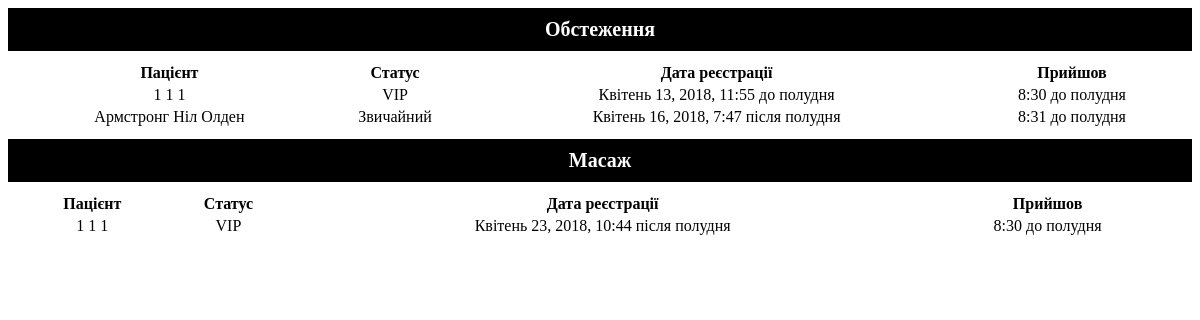
Before: /queue/ with the older database file.
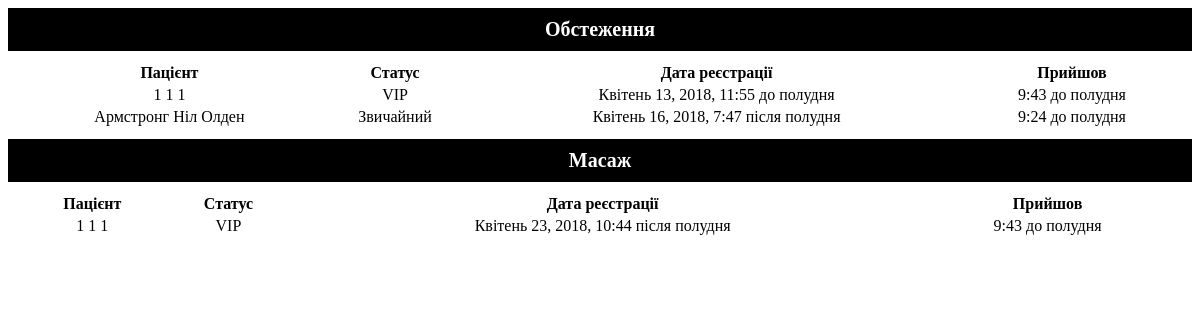
After: the same page with the newer database file.
### hospital_queue_app/models.py (models this page shows, shortened)
class Procedure(models.Model):
    name = models.CharField(max_length=100, verbose_name="Назва процедури")
    doctors = models.ManyToManyField(Doctor, verbose_name="Лікарі які проводять процедуру")
    incompatible_procedures = models.ManyToManyField('Procedure', verbose_name="Несумісні процедури", blank=True)
    available_to_registrars = models.BooleanField(verbose_name="Дана професія є доступною для реєстраторів",
                                                  default=False)
    cost = models.FloatField(verbose_name="Вартість процедури", default=0.0)
    class Meta:
        verbose_name_plural = "Проседури"
        verbose_name = "процедура"

class Heap(models.Model):
    patient = models.ForeignKey(Patient, on_delete=models.CASCADE, verbose_name="Пацієнт")
    procedure = models.ForeignKey(Procedure, on_delete=models.SET_NULL, null=True, blank=True, verbose_name="Процедура")
    procedure_count = models.SmallIntegerField(verbose_name="Кількість сеансів", default=1)
    procedure_finished_count = models.SmallIntegerField(verbose_name="Кількість завершених сеансів",
                                                        default=0)
    doctor = models.ForeignKey(
        Doctor,
        on_delete=models.SET_NULL,
        null=True, blank=True,
        verbose_name="Лікар",
    )
    creation_time = models.DateTimeField(verbose_name="Час додавання в чергу", auto_now_add=True, blank=True)
    first_seance_time = models.DateTimeField(verbose_name="Час сеансу", auto_now_add=True, blank=True)
    class Meta:
        verbose_name_plural = "Записи"
        verbose_name = "запис"
        unique_together = ('patient', 'procedure',)

class Patient(AbstractBaseUser):
    USERNAME_FIELD = 'email'
    email = models.EmailField(max_length=255, verbose_name="Електронна адреса", unique=True)
    surname = models.CharField(max_length=255, verbose_name="Прізвище")
    name = models.CharField(max_length=255, verbose_name="Ім'я")
    father_name = models.CharField(max_length=255, verbose_name="По-Батькові")
    date_of_birth = models.DateField(verbose_name="Дата народження")
    phone = models.CharField(max_length=20, verbose_name="Номер мобільного")
    patient_status = models.IntegerField(choices=PATIENT_STATUSES, default=1)
    patient_present_state = models.SmallIntegerField(verbose_name="Стан присутністі пацієнта", default=1,
                                                     choices=PATIENT_STATES)
    patient_present_time = models.DateTimeField(verbose_name="Час появи в черзі", auto_now_add=True)
    balance_of_funds = models.FloatField(verbose_name="Баланс коштів", default=0.0)
    class Meta:
        verbose_name_plural = "Пацієнти"
        verbose_name = "пацієнт"
    def __str__(self):
        return self.surname + " " + self.name + " " + self.father_name

### hospital_queue_app/views.py (the view)
# urls.py: url(r'^', views.universal_queue, name="all"),
def universal_queue(request):
    heap = Heap.objects.all().order_by("-patient__patient_status", "patient__patient_present_time")\
        .exclude(patient__patient_present_state=1).filter(patient__patient_present_time__day=timezone.now().today().day)
    procedures = set()
    for item in heap:
        procedures.add(item.procedure.name)
    return render(request, "hospital_queue_app/universal_queue.html", {'procedures': procedures, 'queues_heap': heap})

### hospital_queue_app/templates/hospital_queue_app/universal_queue.html (shortened to what this page needs)
<!DOCTYPE html>
<html lang="en">
<head>
</head>
<body>
<ul>
    {% for procedure in procedures %}
        <li class="header">{{ procedure }}</li>
        <li class="content">
            <table>
                <thead>
                <tr class="headers">
                    <th>Пацієнт</th>
                    <th>Статус</th>
                    <th>Дата реєстрації</th>
                    <th>Прийшов</th>
                </tr>
                </thead>
                <tbody>
                {% for zapis in queues_heap %}
                    {% ifequal procedure zapis.procedure.name %}
                        <tr>
                            <td>{{ zapis.patient }}</td>
                            <td>{{ zapis.patient.get_patient_status_display }}</td>
                            <td>{{ zapis.creation_time }}</td>
                            <td class="time_of_present">
                                {{ zapis.patient.patient_present_time|time }}
                            </td>
                        </tr>
                    {% endifequal %}
                {% endfor %}
                </tbody>
            </table>
        </li>
    {% endfor %}
</ul>
</body>
</html>

### hospital_queue_app/templates/hospital_queue_app/universal_queue.html (style rules this page uses)
ul, li { list-style: none; align-content: center; margin: 0; padding: 0; }
.header { text-align: center; background-color: black; color: white; font-size: 20px; font-weight: bold; padding: 10px; }
.content { position: relative; margin: 0; padding: 10px; text-align: center; align-content: center; background-color: white; color: black; }
.content > table { text-align: center; width: 100%; }
.headers > th { text-align: center; }

Changed rows visible on the page:
changed through a linked row, Heap "Квітень 13, 2018, 11:55 до полудня": patient.patient_present_time "8:30 до полудня" → "9:43 до полудня"
changed through a linked row, Heap "Армстронг Ніл Олден": patient.patient_present_time "8:31 до полудня" → "9:24 до полудня"
changed through a linked row, Heap "Квітень 23, 2018, 10:44 після полудня": patient.patient_present_time "8:30 до полудня" → "9:43 до полудня"
